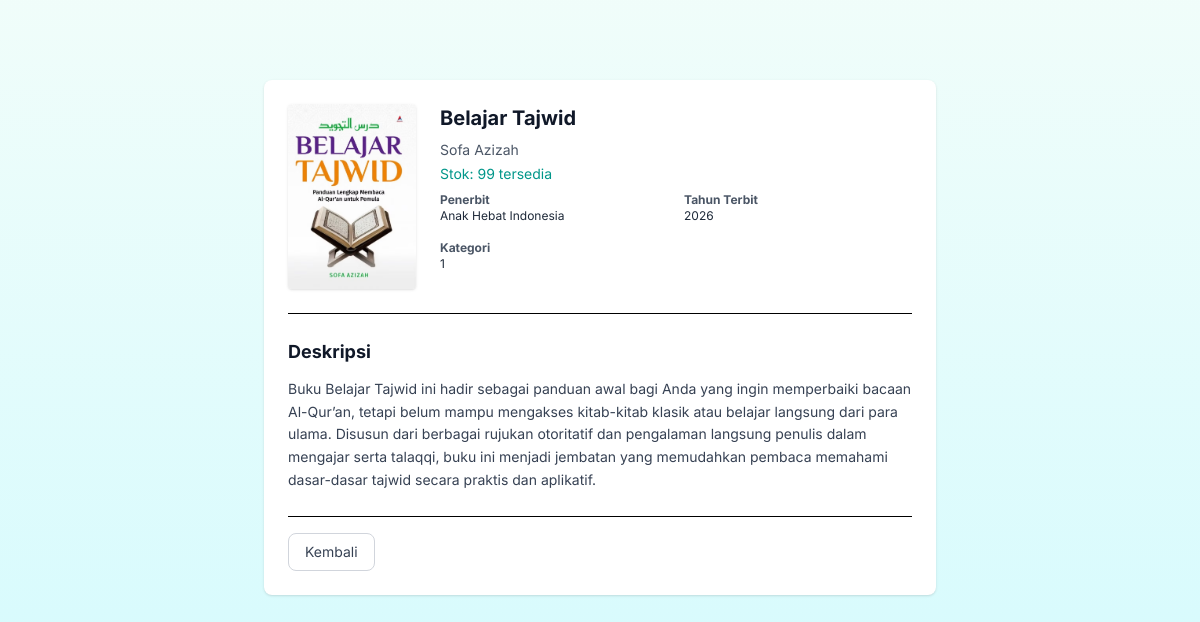
The app's page /public/detail_buku.php?id=26 with its own data.
### tables this page shows
CREATE TABLE `buku` (
  `id_buku` int(11) NOT NULL,
  `id_kategori` int(11) DEFAULT NULL,
  `judul` varchar(150) NOT NULL,
  `pengarang` varchar(100) DEFAULT NULL,
  `penerbit` varchar(100) DEFAULT NULL,
  `tahun_terbit` year(4) DEFAULT NULL,
  `stok` int(11) NOT NULL,
  `cover` varchar(255) DEFAULT NULL,
  `deskripsi` text DEFAULT NULL,
  `file_buku` varchar(255) DEFAULT NULL
);

### public/detail_buku.php (the view, shortened to what this page needs)
<!DOCTYPE html>
<html lang="en">
<head>
    <link href="../src/output.css" rel="stylesheet">
</head>
<body class="bg-gradient-to-t from-cyan-100 to-teal-50 min-h-screen">
    <?php
    include '../config.php';
    $id_buku = isset($_GET['id']) ? $_GET['id'] : null;
    $stmt = $config->prepare("SELECT * FROM buku WHERE id_buku = ?");
    $stmt->bind_param("i", $id_buku);
    $stmt->execute();
    $result = $stmt->get_result();
    $buku = $result->fetch_assoc();
    ?>
    <main class="max-w-2xl mx-auto bg-white rounded-lg shadow p-6 mt-20">
        <div class="flex gap-6 mb-6 pb-6 border-b">
            <div class="w-32 flex-shrink-0">
                <img src="../uploads/cover/<?= $buku['cover']; ?>" alt="<?= $buku['judul']; ?>"
                    class="w-full rounded shadow-sm object-cover">
            </div>
            <div class="flex-1 text-sm">
                <h3 class="text-xl font-semibold text-gray-900 mb-2"><?php echo htmlspecialchars($buku['judul']); ?></h3>
                <p class="text-gray-600 mb-1"><?php echo htmlspecialchars($buku['pengarang']); ?></p>
                <p class="text-teal-600 font-medium mb-2">Stok: <?php echo htmlspecialchars($buku['stok']); ?> tersedia</p>
                <div class="grid grid-cols-2 gap-4 text-xs">
                    <div>
                        <p class="text-gray-600 font-semibold">Penerbit</p>
                        <p class="text-gray-800"><?php echo htmlspecialchars($buku['penerbit']); ?></p>
                    </div>
                    <div>
                        <p class="text-gray-600 font-semibold">Tahun Terbit</p>
                        <p class="text-gray-800"><?php echo htmlspecialchars($buku['tahun_terbit']); ?></p>
                    </div>
                    <div>
                        <p class="text-gray-600 font-semibold">Kategori</p>
                        <p class="text-gray-800"><?php echo htmlspecialchars($buku['id_kategori']);
                                                    ?></p>
                    </div>
                </div>
            </div>
        </div>
        <div class="mt-6 ">
            <h3 class="text-lg font-bold text-gray-900 mb-3">Deskripsi</h3>
            <p class="text-gray-700 leading-relaxed text-sm mb-6">
                <?php echo nl2br(htmlspecialchars($buku['deskripsi'])); ?>
            </p>
        </div>
        <div class="flex items-center gap-3 pt-4 mt-6 border-t">
            <button type="button" onclick="window.history.back()"
                class="px-4 py-2 text-sm font-medium text-gray-700 bg-white border border-gray-300 rounded-lg hover:bg-gray-50 transition">
                Kembali
            </button>
        </div>
    </main>
</body>
</html>

### records on screen
buku: cover (picture), judul "Belajar Tajwid", pengarang "Sofa Azizah", stok "99", penerbit "Anak Hebat Indonesia", tahun_terbit "2026", id_kategori "1", deskripsi "Buku Belajar Tajwid ini hadir sebagai panduan awal bagi Anda yang ingin memperbaiki bacaan Al-Qur’an, tetapi belum mampu mengakses kitab-kitab klasik atau belajar langsung dari para ulama. Disusun dari berbagai rujukan otoritatif dan pengalaman langsung penulis dalam mengajar serta talaqqi, buku ini menjadi jembatan yang memudahkan pembaca memahami dasar-dasar tajwid secara praktis dan aplikatif."
